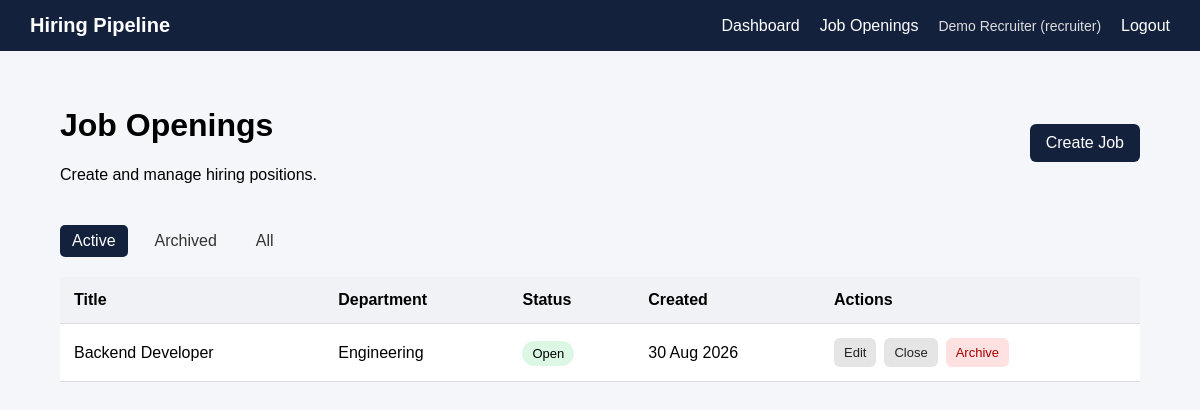
Page /jobs/ (signed in) on the earlier database version.
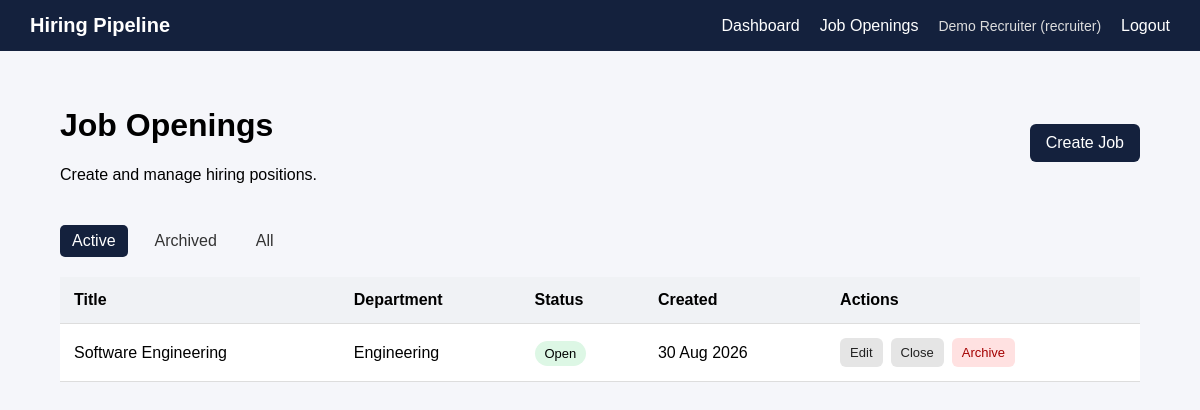
Same page on the later database version.
### models/user.py (models this page shows, shortened)
class User(UserMixin, db.Model):
    __tablename__ = "users"
    id = db.Column(db.Integer, primary_key=True)
    name = db.Column(db.String(100), nullable=False)
    email = db.Column(
        db.String(150),
        unique=True,
        nullable=False,
        index=True
    )
    password_hash = db.Column(db.String(255), nullable=False)
    role = db.Column(
        db.String(20),
        nullable=False
    )
    created_at = db.Column(
        db.DateTime,
        server_default=db.func.now()
    )

### models/job.py (models this page shows)
class JobOpening(db.Model):
    __tablename__ = "job_openings"
    id = db.Column(db.Integer, primary_key=True)
    title = db.Column(
        db.String(150),
        nullable=False
    )
    department = db.Column(
        db.String(100),
        nullable=False
    )
    description = db.Column(
        db.Text,
        nullable=True
    )
    status = db.Column(
        db.String(20),
        nullable=False,
        default="open",
        index=True
    )
    created_at = db.Column(
        db.DateTime,
        server_default=db.func.now()
    )
    updated_at = db.Column(
        db.DateTime,
        server_default=db.func.now(),
        onupdate=db.func.now()
    )
    applications = db.relationship(
        "Application",
        back_populates="job",
        lazy=True
    )
    description = db.Column(
        db.Text,
        nullable=True
    )
    status = db.Column(
        db.String(20),
        nullable=False,
        default="open"
    )
    created_at = db.Column(
        db.DateTime,
        server_default=db.func.now()
    )
    updated_at = db.Column(
        db.DateTime,
        server_default=db.func.now(),
        onupdate=db.func.now()
    )
    applications = db.relationship(
        "Application",
        back_populates="job",
        lazy=True
    )

### routes/jobs.py (the view)
@jobs_bp.route("/")
@role_required("recruiter")
def job_list():
    status = request.args.get("status", "active")
    if status == "archived":
        jobs = (
            JobOpening.query
            .filter_by(status="archived")
            .order_by(JobOpening.created_at.desc())
            .all()
        )
    elif status == "all":
        jobs = (
            JobOpening.query
            .order_by(JobOpening.created_at.desc())
            .all()
        )
    else:
        jobs = (
            JobOpening.query
            .filter(JobOpening.status.in_(["open", "closed"]))
            .order_by(JobOpening.created_at.desc())
            .all()
        )
    return render_template(
        "jobs/list.html",
        jobs=jobs,
        selected_status=status
    )

### templates/jobs/list.html (shortened to what this page needs)
{% extends "base.html" %}
{% block content %}
<div class="page-header">
    <div>
        <h1>Job Openings</h1>
        <p>
            Create and manage hiring positions.
        </p>
    </div>
    <a
        href="{{ url_for('jobs.create_job') }}"
        class="btn"
    >
        Create Job
    </a>
</div>
<div class="filter-links">
    <a
        href="{{ url_for('jobs.job_list', status='active') }}"
        class="{% if selected_status == 'active' %}active{% endif %}"
    >
        Active
    </a>
    <a
        href="{{ url_for('jobs.job_list', status='archived') }}"
        class="{% if selected_status == 'archived' %}active{% endif %}"
    >
        Archived
    </a>
    <a
        href="{{ url_for('jobs.job_list', status='all') }}"
        class="{% if selected_status == 'all' %}active{% endif %}"
    >
        All
    </a>
</div>
{% if jobs %}
<table>
    <thead>
        <tr>
            <th>Title</th>
            <th>Department</th>
            <th>Status</th>
            <th>Created</th>
            <th>Actions</th>
        </tr>
    </thead>
    <tbody>
        {% for job in jobs %}
        <tr>
            <td>
                {{ job.title }}
            </td>
            <td>
                {{ job.department }}
            </td>
            <td>
                <span class="status {{ job.status }}">
                    {{ job.status|capitalize }}
                </span>
            </td>
            <td>
                {% if job.created_at %}
                    {{ job.created_at.strftime("%d %b %Y") }}
                {% endif %}
            </td>
            <td class="actions">
                {% if job.status != "archived" %}
                    <a
                        href="{{ url_for('jobs.edit_job', job_id=job.id) }}"
                        class="small-btn"
                    >
                        Edit
                    </a>
                {% endif %}
                {% if job.status == "open" %}
                    <form
                        method="POST"
                        action="{{ url_for('jobs.close_job', job_id=job.id) }}"
                    >
                        <button
                            type="submit"
                            class="small-btn"
                        >
                            Close
                        </button>
                    </form>
                {% endif %}
                {% if job.status != "archived" %}
                    <form
                        method="POST"
                        action="{{ url_for('jobs.archive_job', job_id=job.id) }}"
                    >
                        <button
                            type="submit"
                            class="small-btn danger"
                        >
                            Archive
                        </button>
                    </form>
                {% endif %}
            </td>
        </tr>
        {% endfor %}
    </tbody>
</table>
{% endif %}
{% endblock %}

### templates/base.html (shortened to what this page needs)
<!DOCTYPE html>
<html lang="en">
<head>
    <link
        rel="stylesheet"
        href="{{ url_for('static', filename='css/style.css') }}"
    >
</head>
<body>
    {% if current_user.is_authenticated %}
        <nav class="navbar">
            <div class="nav-brand">
                Hiring Pipeline
            </div>
            <div class="nav-links">
                <a href="{{ url_for('dashboard.dashboard') }}">
                    Dashboard
                </a>
                {% if current_user.role == "recruiter" %}
                    <a href="{{ url_for('jobs.job_list') }}">
                        Job Openings
                    </a>
                {% endif %}
                <span class="nav-user">
                    {{ current_user.name }}
                    ({{ current_user.role }})
                </span>
                <a href="{{ url_for('auth.logout') }}">
                    Logout
                </a>
            </div>
        </nav>
    {% endif %}
    <main class="container">
        {% block content %}
        {% endblock %}
    </main>
</body>
</html>

### static/css/style.css (style rules this page uses)
* { box-sizing: border-box; }
body { margin: 0; font-family: Arial, sans-serif; background: #f5f6fa; }
button { width: 100%; padding: 12px; border: none; border-radius: 6px; background: #14213d; color: white; font-size: 16px; cursor: pointer; }
.navbar { background: #14213d; color: white; padding: 14px 30px; display: flex; justify-content: space-between; align-items: center; }
.nav-brand { font-weight: bold; font-size: 20px; }
.nav-links { display: flex; align-items: center; gap: 20px; }
.nav-links a { color: white; text-decoration: none; }
.nav-user { color: #ddd; font-size: 14px; }
.container { width: 90%; max-width: 1200px; margin: 35px auto; }
.page-header { display: flex; justify-content: space-between; align-items: center; margin-bottom: 25px; }
.btn, .btn-secondary, .small-btn { display: inline-block; text-decoration: none; border-radius: 6px; cursor: pointer; }
.btn { background: #14213d; color: white; padding: 10px 16px; width: auto; }
.filter-links { display: flex; gap: 15px; margin-bottom: 20px; }
.filter-links a { text-decoration: none; color: #333; padding: 7px 12px; border-radius: 5px; }
.filter-links a.active { background: #14213d; color: white; }
table { width: 100%; border-collapse: collapse; background: white; }
th, td { padding: 14px; text-align: left; border-bottom: 1px solid #ddd; }
th { background: #f0f2f5; }
.status { padding: 5px 10px; border-radius: 20px; font-size: 13px; }
.status.open { background: #ddf7e5; }
.actions { display: flex; gap: 8px; flex-wrap: wrap; }
.actions form { margin: 0; }
.small-btn { border: none; background: #e5e5e5; color: #222; padding: 7px 10px; width: auto; font-size: 13px; }
.small-btn.danger { background: #ffe1e1; color: #a40000; }

Differences in the rows shown:
removed JobOpening: title "Backend Developer", department "Engineering", status "Open", created_at "30 Aug 2026"
added JobOpening: title "Software Engineering", department "Engineering", status "Open", created_at "30 Aug 2026"
